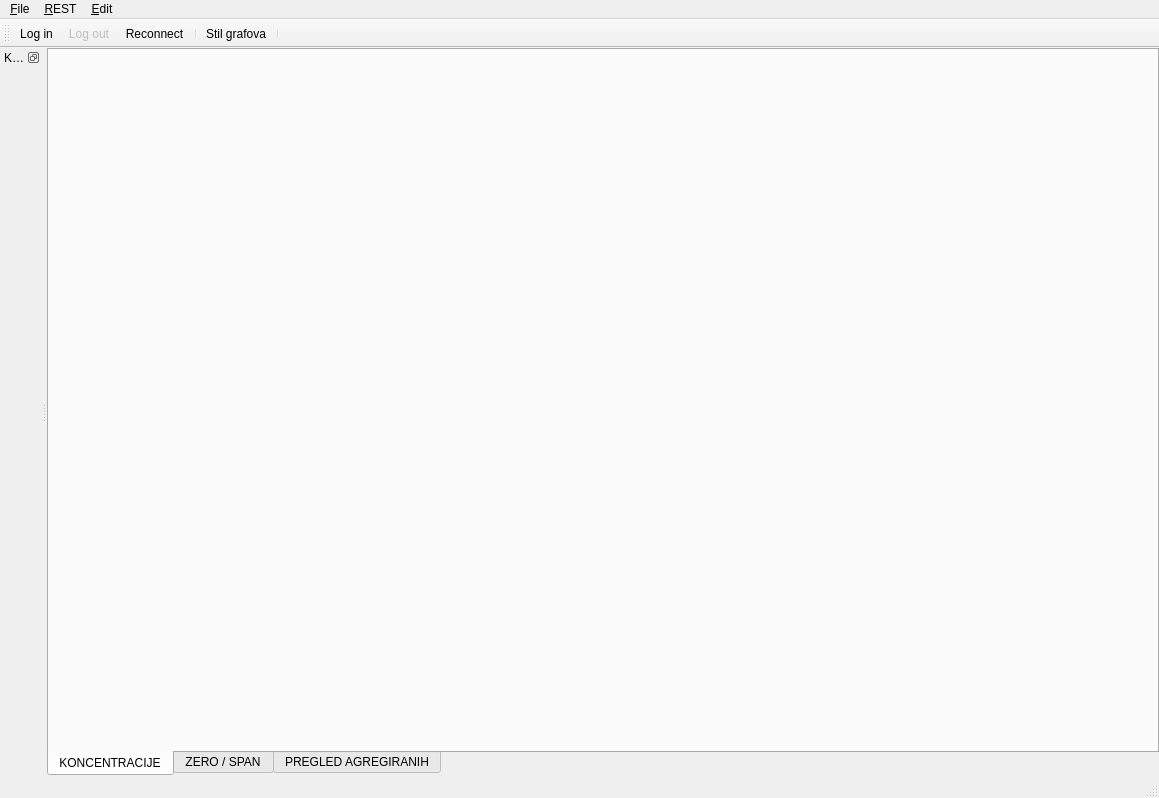
<?xml version="1.0" encoding="UTF-8"?>
<ui version="4.0">
 <class>MainWindow</class>
 <widget class="QMainWindow" name="MainWindow">
  <property name="geometry">
   <rect>
    <x>0</x>
    <y>0</y>
    <width>1159</width>
    <height>798</height>
   </rect>
  </property>
  <property name="windowTitle">
   <string>MainWindow</string>
  </property>
  <widget class="QWidget" name="centralwidget">
   <layout class="QHBoxLayout" name="horizontalLayout">
    <property name="spacing">
     <number>0</number>
    </property>
    <property name="margin">
     <number>0</number>
    </property>
    <item>
     <widget class="QTabWidget" name="tabWidget">
      <property name="tabPosition">
       <enum>QTabWidget::South</enum>
      </property>
      <property name="tabShape">
       <enum>QTabWidget::Rounded</enum>
      </property>
      <property name="currentIndex">
       <number>0</number>
      </property>
      <property name="movable">
       <bool>true</bool>
      </property>
      <widget class="QWidget" name="grafoviWidget">
       <property name="sizePolicy">
        <sizepolicy hsizetype="Expanding" vsizetype="Expanding">
         <horstretch>0</horstretch>
         <verstretch>0</verstretch>
        </sizepolicy>
       </property>
       <attribute name="title">
        <string>KONCENTRACIJE</string>
       </attribute>
       <layout class="QVBoxLayout" name="koncPanelLayout">
        <property name="spacing">
         <number>0</number>
        </property>
        <property name="margin">
         <number>0</number>
        </property>
       </layout>
      </widget>
      <widget class="QWidget" name="zsWidget">
       <property name="sizePolicy">
        <sizepolicy hsizetype="Expanding" vsizetype="Expanding">
         <horstretch>0</horstretch>
         <verstretch>0</verstretch>
        </sizepolicy>
       </property>
       <attribute name="title">
        <string>ZERO / SPAN</string>
       </attribute>
       <layout class="QVBoxLayout" name="zsPanelLayout">
        <property name="spacing">
         <number>0</number>
        </property>
        <property name="margin">
         <number>0</number>
        </property>
       </layout>
      </widget>
      <widget class="QWidget" name="visednevni">
       <attribute name="title">
        <string>PREGLED AGREGIRANIH</string>
       </attribute>
       <layout class="QVBoxLayout" name="visednevniLayout"/>
      </widget>
     </widget>
    </item>
   </layout>
  </widget>
  <widget class="QMenuBar" name="menubar">
   <property name="geometry">
    <rect>
     <x>0</x>
     <y>0</y>
     <width>1159</width>
     <height>21</height>
    </rect>
   </property>
   <widget class="QMenu" name="menu_File">
    <property name="title">
     <string>&amp;File</string>
    </property>
    <addaction name="action_exit"/>
   </widget>
   <widget class="QMenu" name="menu_REST">
    <property name="title">
     <string>&amp;REST</string>
    </property>
    <addaction name="action_log_in"/>
    <addaction name="action_log_out"/>
    <addaction name="separator"/>
    <addaction name="action_reconnect"/>
   </widget>
   <widget class="QMenu" name="menu_Edit">
    <property name="title">
     <string>&amp;Edit</string>
    </property>
    <widget class="QMenu" name="menu_Satni_graf">
     <property name="title">
      <string>&amp;Satni graf</string>
     </property>
     <addaction name="action_satni_grid"/>
     <addaction name="action_satni_cursor"/>
     <addaction name="action_satni_minor_ticks"/>
     <addaction name="action_satni_legend"/>
    </widget>
    <widget class="QMenu" name="menu_Minutni_graf">
     <property name="title">
      <string>&amp;Minutni graf</string>
     </property>
     <addaction name="action_minutni_grid"/>
     <addaction name="action_minutni_cursor"/>
     <addaction name="action_minutni_minor_ticks"/>
     <addaction name="action_minutni_legend"/>
    </widget>
    <widget class="QMenu" name="menu_SPAN_graf">
     <property name="title">
      <string>&amp;SPAN graf</string>
     </property>
     <addaction name="action_SPAN_legend"/>
     <addaction name="action_SPAN_grid"/>
     <addaction name="action_SPAN_cursor"/>
     <addaction name="action_SPAN_minor_ticks"/>
    </widget>
    <widget class="QMenu" name="menu_ZERO_graf">
     <property name="title">
      <string>&amp;ZERO graf</string>
     </property>
     <addaction name="action_ZERO_grid"/>
     <addaction name="action_ZERO_cursor"/>
     <addaction name="action_ZERO_minor_ticks"/>
     <addaction name="action_ZERO_legend"/>
    </widget>
    <widget class="QMenu" name="menu_REST_agreg_graf">
     <property name="title">
      <string>&amp;REST agreg. graf</string>
     </property>
     <addaction name="action_rest_satni_grid"/>
     <addaction name="action_rest_satni_cursor"/>
     <addaction name="action_rest_satni_minor_ticks"/>
     <addaction name="action_rest_satni_legend"/>
    </widget>
    <addaction name="menu_Satni_graf"/>
    <addaction name="menu_Minutni_graf"/>
    <addaction name="menu_ZERO_graf"/>
    <addaction name="menu_SPAN_graf"/>
    <addaction name="menu_REST_agreg_graf"/>
    <addaction name="separator"/>
    <addaction name="separator"/>
    <addaction name="action_stil_grafova"/>
   </widget>
   <addaction name="menu_File"/>
   <addaction name="menu_REST"/>
   <addaction name="menu_Edit"/>
  </widget>
  <widget class="QStatusBar" name="statusbar"/>
  <widget class="QDockWidget" name="dockWidget">
   <property name="features">
    <set>QDockWidget::DockWidgetFloatable|QDockWidget::DockWidgetMovable</set>
   </property>
   <property name="windowTitle">
    <string>Kontrolni prozor</string>
   </property>
   <attribute name="dockWidgetArea">
    <number>1</number>
   </attribute>
   <widget class="QWidget" name="dockWidgetContents"/>
  </widget>
  <widget class="QToolBar" name="toolBar">
   <property name="windowTitle">
    <string>toolBar</string>
   </property>
   <property name="toolButtonStyle">
    <enum>Qt::ToolButtonTextUnderIcon</enum>
   </property>
   <attribute name="toolBarArea">
    <enum>TopToolBarArea</enum>
   </attribute>
   <attribute name="toolBarBreak">
    <bool>false</bool>
   </attribute>
   <addaction name="action_log_in"/>
   <addaction name="action_log_out"/>
   <addaction name="action_reconnect"/>
   <addaction name="separator"/>
   <addaction name="action_stil_grafova"/>
   <addaction name="separator"/>
  </widget>
  <action name="action_log_in">
   <property name="text">
    <string>&amp;Log in</string>
   </property>
  </action>
  <action name="action_log_out">
   <property name="enabled">
    <bool>false</bool>
   </property>
   <property name="text">
    <string>&amp;Log out</string>
   </property>
  </action>
  <action name="action_reconnect">
   <property name="text">
    <string>&amp;Reconnect</string>
   </property>
  </action>
  <action name="action_exit">
   <property name="text">
    <string>&amp;Exit</string>
   </property>
  </action>
  <action name="action_satni_grid">
   <property name="checkable">
    <bool>true</bool>
   </property>
   <property name="text">
    <string>&amp;Grid</string>
   </property>
   <property name="toolTip">
    <string>Toggle grid na grafu satno agregiranih podataka</string>
   </property>
  </action>
  <action name="action_satni_cursor">
   <property name="checkable">
    <bool>true</bool>
   </property>
   <property name="text">
    <string>&amp;Cursor</string>
   </property>
   <property name="toolTip">
    <string>Toggle cursor assist na grafu sa satno agregiranim podacima.</string>
   </property>
  </action>
  <action name="action_satni_minor_ticks">
   <property name="checkable">
    <bool>true</bool>
   </property>
   <property name="text">
    <string>&amp;Minor ticks</string>
   </property>
   <property name="toolTip">
    <string>Toggle minor tickove na grafu sa satno agregiranim podacima.</string>
   </property>
  </action>
  <action name="action_satni_legend">
   <property name="checkable">
    <bool>true</bool>
   </property>
   <property name="text">
    <string>&amp;Legend</string>
   </property>
   <property name="toolTip">
    <string>Toggle prikaz legende na grafu sa satno agregiranim podacima.</string>
   </property>
  </action>
  <action name="action_minutni_grid">
   <property name="checkable">
    <bool>true</bool>
   </property>
   <property name="text">
    <string>&amp;Grid</string>
   </property>
   <property name="toolTip">
    <string>Toggle grid na grafu sa minutnim podacima.</string>
   </property>
  </action>
  <action name="action_minutni_cursor">
   <property name="checkable">
    <bool>true</bool>
   </property>
   <property name="text">
    <string>&amp;Cursor</string>
   </property>
   <property name="toolTip">
    <string>Toggle cursor assist na grafu sa minutnim podacima.</string>
   </property>
  </action>
  <action name="action_minutni_minor_ticks">
   <property name="checkable">
    <bool>true</bool>
   </property>
   <property name="text">
    <string>&amp;Minor ticks</string>
   </property>
   <property name="toolTip">
    <string>Toggle minor ticks na grafu sa minutnim podacima.</string>
   </property>
  </action>
  <action name="action_minutni_legend">
   <property name="checkable">
    <bool>true</bool>
   </property>
   <property name="text">
    <string>&amp;Legend</string>
   </property>
   <property name="toolTip">
    <string>Toggle prikaz legende na grafu sa minutnim podacima.</string>
   </property>
  </action>
  <action name="action_stil_grafova">
   <property name="text">
    <string>&amp;Stil grafova</string>
   </property>
   <property name="toolTip">
    <string>Promjena stila grafova.</string>
   </property>
  </action>
  <action name="action_ZERO_legend">
   <property name="checkable">
    <bool>true</bool>
   </property>
   <property name="text">
    <string>&amp;Legend</string>
   </property>
   <property name="toolTip">
    <string>Toggle legende za ZERO graf</string>
   </property>
  </action>
  <action name="action_SPAN_legend">
   <property name="checkable">
    <bool>true</bool>
   </property>
   <property name="text">
    <string>&amp;Legend</string>
   </property>
   <property name="toolTip">
    <string>Toggle legende za SPAN graf</string>
   </property>
  </action>
  <action name="action_rest_satni_grid">
   <property name="checkable">
    <bool>true</bool>
   </property>
   <property name="text">
    <string>&amp;Grid</string>
   </property>
  </action>
  <action name="action_rest_satni_cursor">
   <property name="checkable">
    <bool>true</bool>
   </property>
   <property name="text">
    <string>&amp;Cursor</string>
   </property>
  </action>
  <action name="action_rest_satni_legend">
   <property name="checkable">
    <bool>true</bool>
   </property>
   <property name="text">
    <string>&amp;Legend</string>
   </property>
  </action>
  <action name="action_rest_satni_minor_ticks">
   <property name="checkable">
    <bool>true</bool>
   </property>
   <property name="text">
    <string>&amp;Minor ticks</string>
   </property>
  </action>
  <action name="action_ZERO_grid">
   <property name="checkable">
    <bool>true</bool>
   </property>
   <property name="text">
    <string>&amp;Grid</string>
   </property>
   <property name="toolTip">
    <string>Grid ZERO grafa</string>
   </property>
  </action>
  <action name="action_ZERO_cursor">
   <property name="checkable">
    <bool>true</bool>
   </property>
   <property name="text">
    <string>&amp;Cursor</string>
   </property>
   <property name="toolTip">
    <string>Cursor ZERO grafa</string>
   </property>
  </action>
  <action name="action_ZERO_minor_ticks">
   <property name="checkable">
    <bool>true</bool>
   </property>
   <property name="text">
    <string>&amp;Minor ticks</string>
   </property>
   <property name="toolTip">
    <string>Minor ticks ZERO grafa</string>
   </property>
  </action>
  <action name="action_SPAN_grid">
   <property name="checkable">
    <bool>true</bool>
   </property>
   <property name="text">
    <string>&amp;Grid</string>
   </property>
   <property name="toolTip">
    <string>Grid SPAN grafa</string>
   </property>
  </action>
  <action name="action_SPAN_cursor">
   <property name="checkable">
    <bool>true</bool>
   </property>
   <property name="text">
    <string>&amp;Cursor</string>
   </property>
   <property name="toolTip">
    <string>Cursor SPAN grafa</string>
   </property>
  </action>
  <action name="action_SPAN_minor_ticks">
   <property name="checkable">
    <bool>true</bool>
   </property>
   <property name="text">
    <string>&amp;Minor ticks</string>
   </property>
   <property name="toolTip">
    <string>Minor ticks SPAN grafa</string>
   </property>
  </action>
 </widget>
 <resources/>
 <connections/>
</ui>
